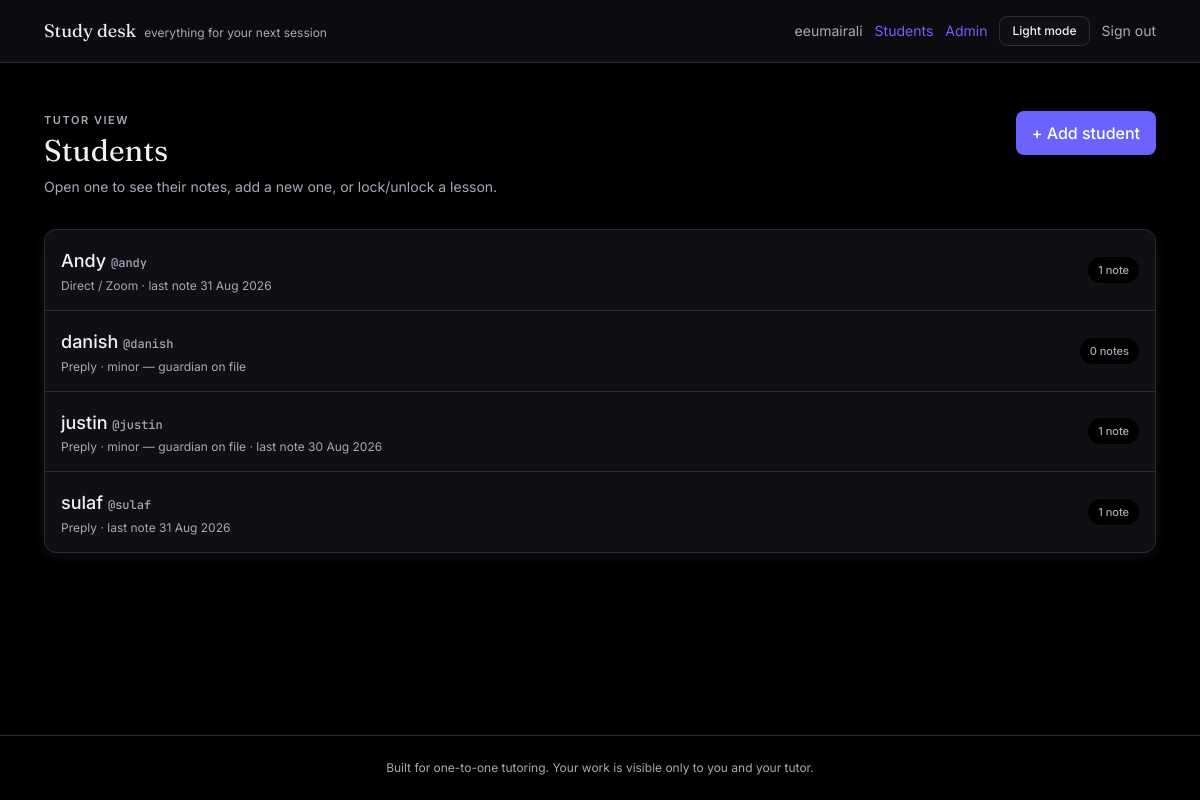
Page /students/ (signed in) on the earlier database version.
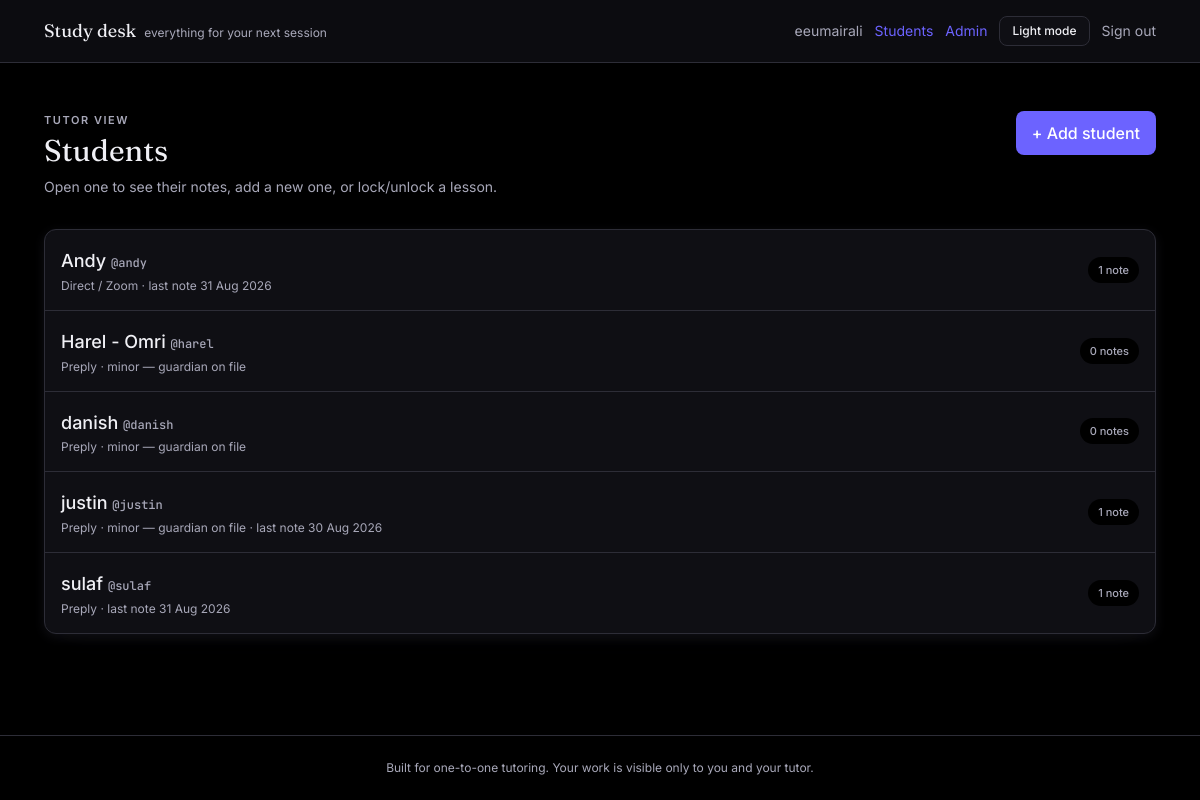
Same page on the later database version.
### accounts/models.py (models this page shows, shortened)
class StudentProfile(models.Model):
    PLATFORMS = [
        ("fiverr", "Fiverr"),
        ("preply", "Preply"),
        ("direct", "Direct / Zoom"),
    ]
    user = models.OneToOneField(
        settings.AUTH_USER_MODEL, on_delete=models.CASCADE, related_name="student_profile"
    )
    display_name = models.CharField(
        max_length=60, help_text="What the student is called in lessons. A first name is enough."
    )
    platform = models.CharField(max_length=20, choices=PLATFORMS, default="direct")
    is_minor = models.BooleanField(
        default=False, help_text="Tick if under 18. Guardian contact is then required."
    )
    guardian_email = models.EmailField(
        blank=True, help_text="Only for students under 18. Leave empty otherwise."
    )
    notes = models.TextField(
        blank=True, help_text="Teaching notes only. Do not store anything sensitive here."
    )
    created_at = models.DateTimeField(auto_now_add=True)
    class Meta:
        ordering = ["display_name"]

### learning/views.py (the view)
# urls.py: path("students/", views.student_list, name="student_list"),
@staff_member_required
def student_list(request):
    profiles = StudentProfile.objects.select_related("user").order_by("display_name")
    rows = []
    for profile in profiles:
        lessons = Lesson.objects.filter(student=profile.user)
        rows.append({
            "profile": profile,
            "lesson_count": lessons.count(),
            "last_date": lessons.order_by("-date").values_list("date", flat=True).first(),
        })
    unlinked = User.objects.filter(student_profile__isnull=True, is_staff=False)
    return render(request, "learning/tutor/student_list.html", {"rows": rows, "unlinked": unlinked})

### templates/learning/tutor/student_list.html (shortened to what this page needs)
{% extends "base.html" %}
{% block content %}
<div class="flex flex-wrap items-start justify-between gap-4">
  <div>
    <p class="eyebrow">Tutor view</p>
    <h1 class="mt-1 font-display text-3xl">Students</h1>
    <p class="mt-2 text-sm text-slate-500">Open one to see their notes, add a new one, or lock/unlock a lesson.</p>
  </div>
  <a href="{% url 'student_create' %}" class="btn-primary shrink-0">+ Add student</a>
</div>
<div class="mt-8 divide-y divide-line overflow-hidden rounded-xl border border-line bg-card shadow-card">
  {% for row in rows %}
    <a href="{% url 'student_detail' row.profile.user.id %}" class="flex items-center justify-between gap-4 p-4 transition hover:bg-paper">
      <div class="min-w-0">
        <p class="font-medium">{{ row.profile.display_name }} <span class="font-mono text-xs text-slate-500">@{{ row.profile.user.username }}</span></p>
        <p class="mt-0.5 text-xs text-slate-500">
          {{ row.profile.get_platform_display }}{% if row.profile.is_minor %} · minor — guardian on file{% endif %}
          {% if row.last_date %} · last note {{ row.last_date }}{% endif %}
        </p>
      </div>
      <span class="shrink-0 rounded-full bg-paper px-2.5 py-1 text-[11px] font-medium text-slate-500">{{ row.lesson_count }} note{{ row.lesson_count|pluralize }}</span>
    </a>
  {% empty %}
    <p class="p-6 text-sm text-slate-500">No students yet — click "+ Add student" above.</p>
  {% endfor %}
</div>
{% endblock %}

Differences in the rows shown:
added StudentProfile: profile.display_name "Harel - Omri", profile.user.username "harel", profile.platform "Preply", is_minor "· minor — guardian on file", lesson_count "0"
